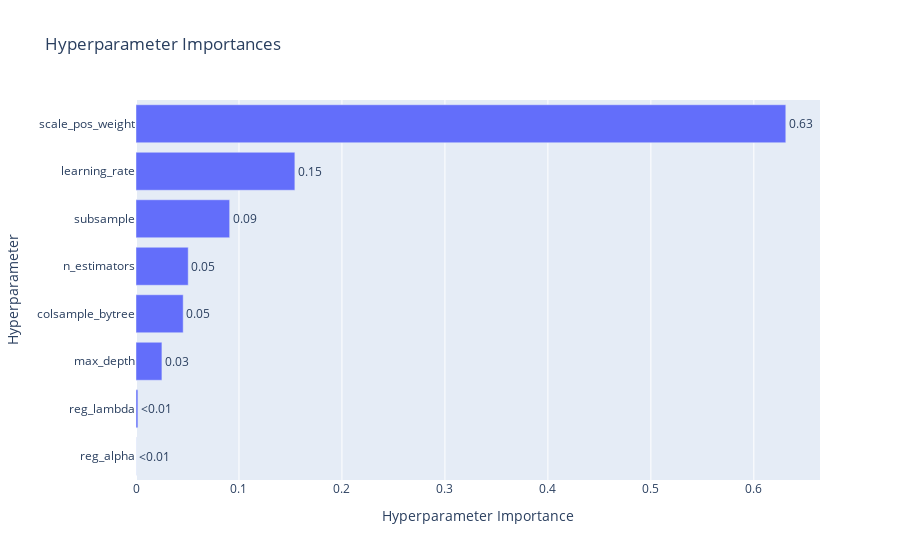

Here is the notebook cell this chart was saved with:
### Markdown cell above
![plot_optimization_history.png](attachment:plot_optimization_history.png)

### Code cell
optuna.visualization.plot_param_importances(study)

### Figure 1 — Plotly figure (JSON) as saved in the notebook; plotly's stock layout.template omitted (floating-point values rounded to 4 significant figures)
{"data": [{"cliponaxis": false, "hovertemplate": ["reg_alpha (FloatDistribution): 0.0001352515399193489<extra></extra>", "reg_lambda (FloatDistribution): 0.0018493605213670754<extra></extra>", "max_depth (IntDistribution): 0.025167829521733093<extra></extra>", "colsample_bytree (FloatDistribution): 0.04582584427830693<extra></extra>", "n_estimators (IntDistribution): 0.05071500325786899<extra></extra>", "subsample (FloatDistribution): 0.09097070807748704<extra></extra>", "learning_rate (FloatDistribution): 0.15428816921040817<extra></extra>", "scale_pos_weight (FloatDistribution): 0.6310478335929093<extra></extra>"], "name": "Objective Value", "orientation": "h", "text": ["<0.01", "<0.01", "0.03", "0.05", "0.05", "0.09", "0.15", "0.63"], "textposition": "outside", "type": "bar", "x": [0.0001353, 0.001849, 0.02517, 0.04583, 0.05072, 0.09097, 0.1543, 0.631], "y": ["reg_alpha", "reg_lambda", "max_depth", "colsample_bytree", "n_estimators", "subsample", "learning_rate", "scale_pos_weight"]}], "layout": {"title": {"text": "Hyperparameter Importances"}, "xaxis": {"title": {"text": "Hyperparameter Importance"}}, "yaxis": {"title": {"text": "Hyperparameter"}}}}
